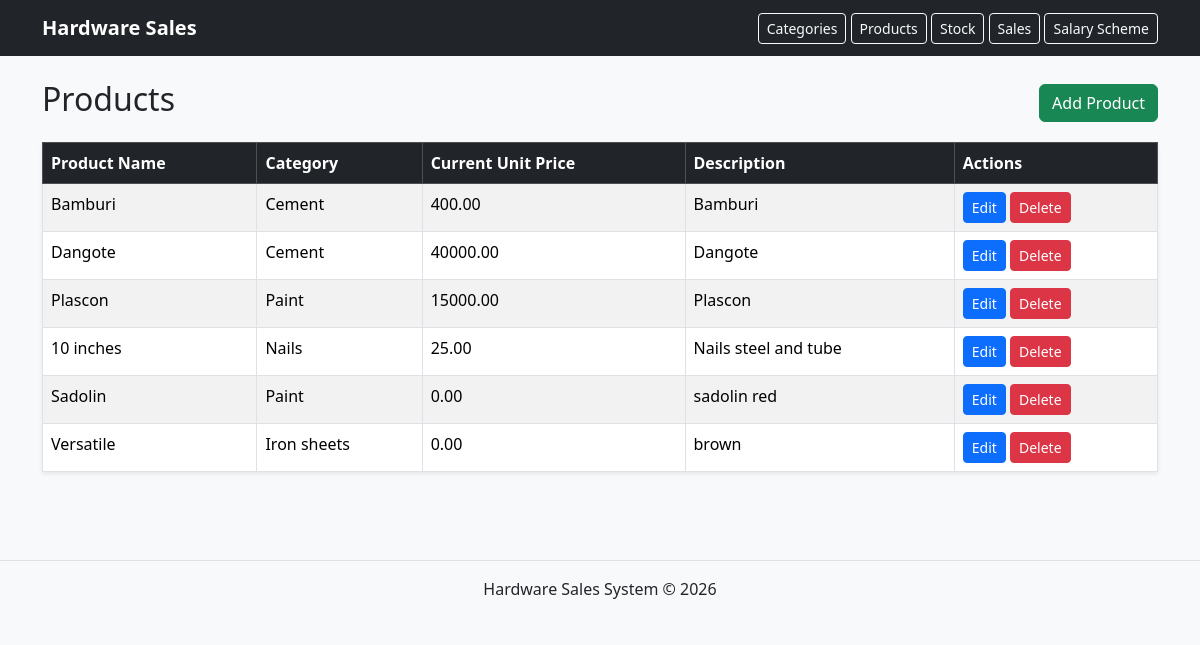
/products/, run on an earlier commit of the app's database.
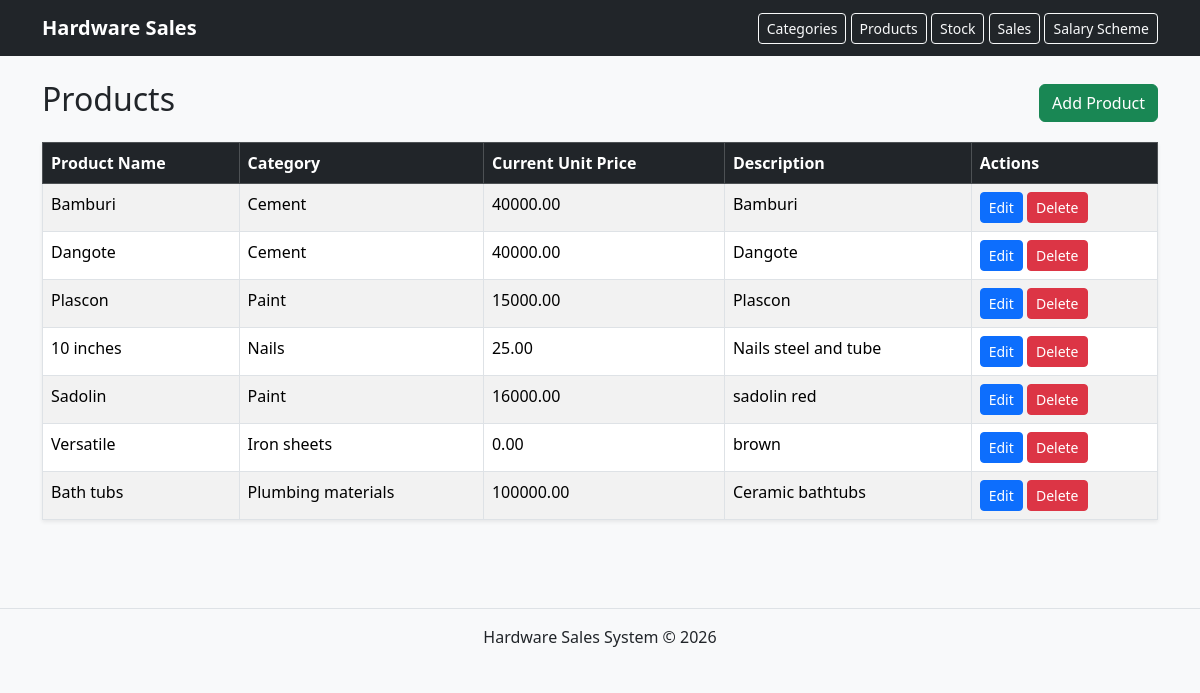
And on a later commit of the database.
### web/models.py (models this page shows, shortened)
class Product(models.Model):
    category_name = models.ForeignKey(Category, on_delete=models.CASCADE)
    product_name = models.CharField(max_length=100)
    unit_price = models.DecimalField(max_digits=100, decimal_places=2, default=0)
    description = models.TextField()

class Category(models.Model):
    category_name = models.CharField(max_length=100, unique=True)
    slug = models.SlugField(unique=True)

### web/views.py (the view)
# urls.py: path("products/", views.product_list, name="product_list"),
def product_list(request):
    products = Product.objects.all()
    return render(request, "product_list.html", {"products": products})

### web/templates/product_list.html
{% extends 'base.html' %}
{% block content %}
<div class="d-flex justify-content-between align-items-center mb-3">
    <h2>Products</h2>
    <a href="{% url 'create_product' %}" class="btn btn-success">Add Product</a>
</div>
<table class="table table-bordered table-striped shadow-sm">
    <thead class="table-dark">
        <tr>
            <th>Product Name</th>
            <th>Category</th>
            <th>Current Unit Price</th>
            <th>Description</th>
            <th>Actions</th>
        </tr>
    </thead>
    <tbody>
        {% for product in products %}
        <tr>
            <td>{{ product.product_name }}</td>
            <td>{{ product.category_name.category_name }}</td>
            <td>{{ product.unit_price }}</td>
            <td>{{ product.description }}</td>
            <td>
                <a href="{% url 'edit_product' product.id %}" class="btn btn-primary btn-sm">Edit</a>
                <a href="{% url 'delete_product' product.id %}" class="btn btn-danger btn-sm">Delete</a>
            </td>
        </tr>
        {% empty %}
        <tr>
            <td colspan="5" class="text-center">No products found.</td>
        </tr>
        {% endfor %}
    </tbody>
</table>
{% endblock %}

What changed in the data, as far as the page shows it:
changed Product "Bamburi": unit_price "400.00" → "40000.00"
changed Product "Sadolin": unit_price "0.00" → "16000.00"
added Product: product_name "Bath tubs", category_name.category_name "Plumbing materials", unit_price "100000.00", description "Ceramic bathtubs"
